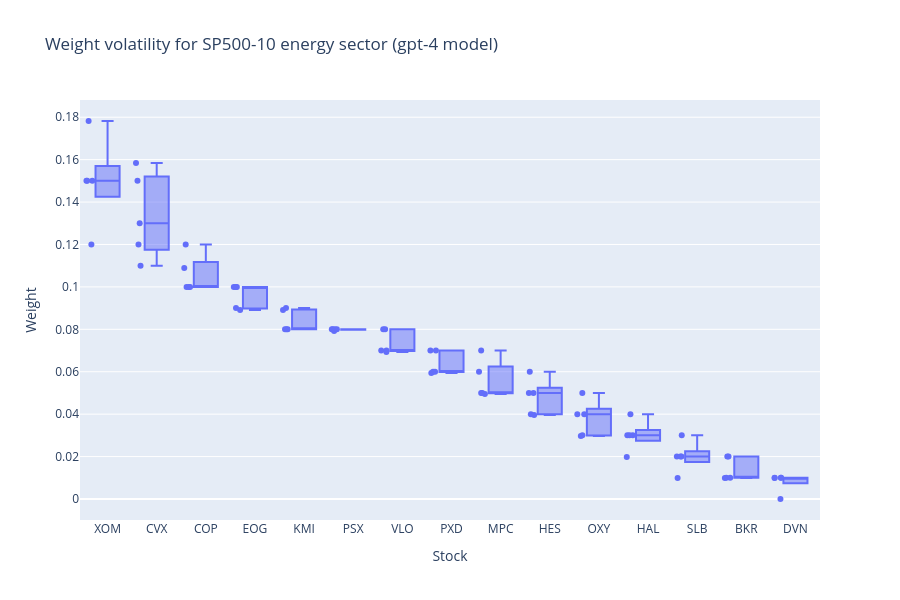

This figure's notebook cell:
### Markdown cell above
## Weight volatility

### Code cell
if model == 'gpt-4':
    csv_path_write_avg = f'cached/4_avg_weights_response/responses15_auto_{sector_name}.csv'
elif model == "gpt-4-1106-preview":
    csv_path_write_avg = f'cached/4preview_avg_weights_response/responses15_auto_{sector_name}.csv'
else:
    csv_path_write_avg = f'cached/3_avg_weights_response/responses15_auto_{sector_name}.csv'

dfw = pd.read_csv(csv_path_write_avg)

fig = px.box(dfw, x='Stock', y=['Weight_0', 'Weight_1', 'Weight_2', 'Weight_3', 'Weight_4'], points="all",
             title=f"Weight volatility for {full_ticker} {sector_name} sector ({model} model)",
             labels={'variable': 'Columns', 'value': 'Weight'})

fig.update_layout(height=600, width=900)
fig.show()

### Figure 1 — Plotly figure (JSON) as saved in the notebook; plotly's stock layout.template omitted (floating-point values rounded to 4 significant figures)
{"data": [{"alignmentgroup": "True", "boxpoints": "all", "hovertemplate": "Stock=%{x}<br>Weight=%{y}<extra></extra>", "legendgroup": "", "marker": {"color": "#636efa"}, "name": "", "notched": false, "offsetgroup": "", "orientation": "v", "showlegend": false, "type": "box", "x": ["XOM", "CVX", "COP", "EOG", "KMI", "PSX", "VLO", "PXD", "MPC", "HES", "OXY", "HAL", "SLB", "BKR", "DVN", "XOM", "CVX", "COP", "EOG", "KMI", "PSX", "VLO", "PXD", "MPC", "HES", "OXY", "HAL", "SLB", "BKR", "DVN", "XOM", "CVX", "COP", "EOG", "KMI", "PSX", "VLO", "PXD", "MPC", "HES", "OXY", "HAL", "SLB", "BKR", "DVN", "XOM", "CVX", "COP", "EOG", "KMI", "PSX", "VLO", "PXD", "MPC", "HES", "OXY", "HAL", "SLB", "BKR", "DVN", "XOM", "CVX", "COP", "EOG", "KMI", "PSX", "VLO", "PXD", "MPC", "HES", "OXY", "HAL", "SLB", "BKR", "DVN"], "x0": " ", "xaxis": "x", "y": [0.15, 0.12, 0.1, 0.1, 0.08, 0.08, 0.08, 0.07, 0.05, 0.05, 0.04, 0.03, 0.02, 0.02, 0.01, 0.15, 0.13, 0.12, 0.1, 0.09, 0.08, 0.07, 0.06, 0.05, 0.04, 0.03, 0.03, 0.02, 0.02, 0.01, 0.1782, 0.1584, 0.1089, 0.08911, 0.08911, 0.07921, 0.06931, 0.05941, 0.0495, 0.0396, 0.0297, 0.0198, 0.009901, 0.009901, 0.009901, 0.15, 0.15, 0.1, 0.1, 0.08, 0.08, 0.07, 0.06, 0.06, 0.05, 0.04, 0.03, 0.02, 0.01, 0, 0.12, 0.11, 0.1, 0.09, 0.08, 0.08, 0.08, 0.07, 0.07, 0.06, 0.05, 0.04, 0.03, 0.01, 0.01], "y0": " ", "yaxis": "y"}], "layout": {"boxmode": "group", "height": 600, "legend": {"tracegroupgap": 0}, "title": {"text": "Weight volatility for SP500-10 energy sector (gpt-4 model)"}, "width": 900, "xaxis": {"anchor": "y", "domain": [0, 1], "title": {"text": "Stock"}}, "yaxis": {"anchor": "x", "domain": [0, 1], "title": {"text": "Weight"}}}}
